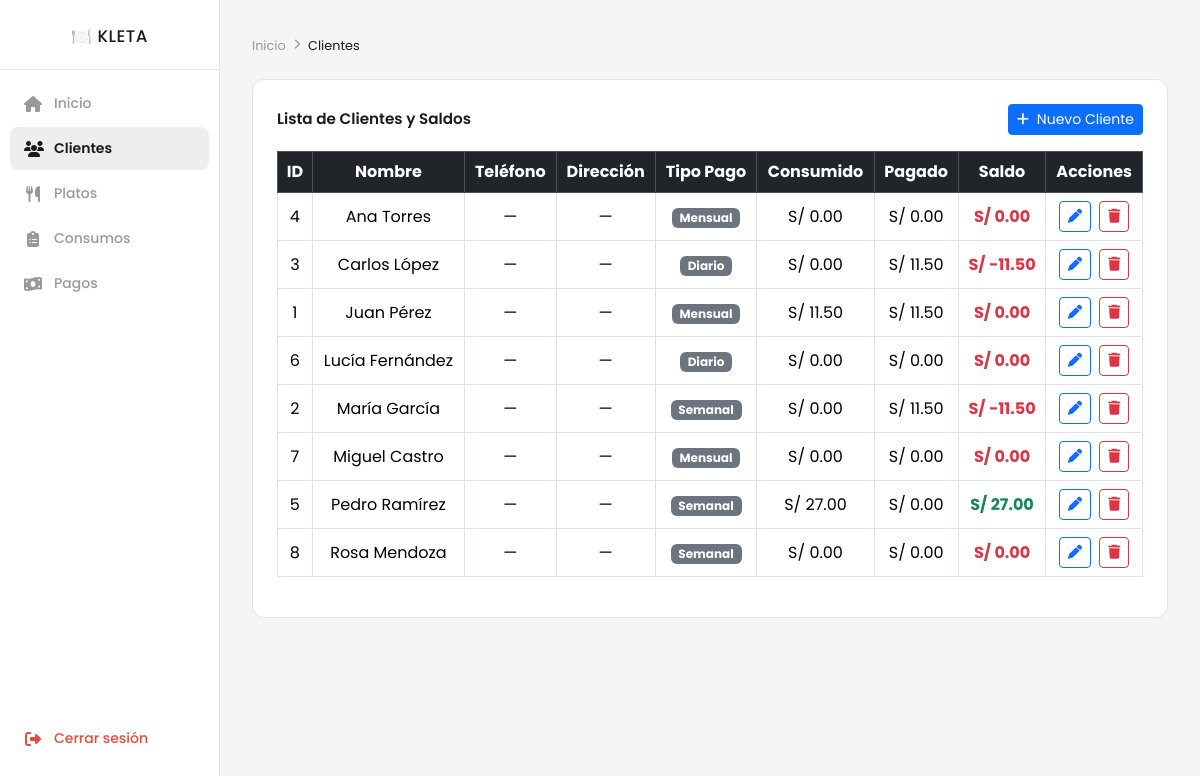
Screenshot of /clientes (signed in) with the database file from the repository.
### tables this page shows
CREATE TABLE clientes (
    id         INT AUTO_INCREMENT PRIMARY KEY,
    nombre     VARCHAR(100) NOT NULL,
    telefono   VARCHAR(15),
    direccion  VARCHAR(200),
    tipo_pago  ENUM('diario', 'semanal', 'mensual') NOT NULL DEFAULT 'diario',
    creado_en  TIMESTAMP DEFAULT CURRENT_TIMESTAMP
);

### app/core/Controller.php (called while the page is built, shortened)
<?php
class Controller {
    protected function view(string $vista, array $datos = []): void {
        extract($datos);
        require_once __DIR__ . '/../views/' . $vista . '.php';
    }
}

### app/controllers/ClientesController.php (called while the page is built, shortened)
<?php
require_once __DIR__ . '/../core/Controller.php';
require_once __DIR__ . '/../models/Cliente.php';
class ClientesController extends Controller {
    public function index(): void {
        $clientes = (new Cliente())->obtenerSaldos();
        $this->view('clientes/index', [
            'usuario'  => $_SESSION['usuario'],
            'clientes' => $clientes,
        ]);
    }
}

### app/core/Router.php (called while the page is built, shortened)
<?php
class Router {
    public function run(): void {
        $url = $_GET['url'] ?? '';
        $url = filter_var(trim($url, '/'), FILTER_SANITIZE_URL);
        $partes = explode('/', $url);
        $metodo = !empty($partes[1]) ? $partes[1] : 'index';
        $params  = array_slice($partes, 2);
        $controller = new $nombreController();
        $controller->$metodo(...$params);
    }
}

### app/core/App.php (called while the page is built, shortened)
<?php
require_once __DIR__ . '/Router.php';
class App {
    public function run(): void {
        $router = new Router();
        $router->run();
    }
}

### app/index.php (called while the page is built, shortened)
<?php
require_once __DIR__ . '/core/App.php';
(new App())->run();

### app/core/Database.php (called while the page is built)
<?php
class Database {
    private static ?PDO $connection = null;
    public static function getConnection(): PDO {
        if (self::$connection === null) {
            $dns = "mysql:host=" . DB_HOST . ";port=" . DB_PORT . ";dbname=" . DB_NAME . ";charset=utf8mb4";
            self::$connection = new PDO($dns, DB_USER, DB_PASS, [
                PDO::ATTR_ERRMODE            => PDO::ERRMODE_EXCEPTION,
                PDO::ATTR_DEFAULT_FETCH_MODE => PDO::FETCH_ASSOC,
            ]);
        }
        return self::$connection;
    }
}

### app/models/Cliente.php (called while the page is built, shortened)
<?php
require_once __DIR__ . '/../core/Database.php';
class Cliente {
    private PDO $db;
    public function __construct() {
        $this->db = Database::getConnection();
    }
    public function obtenerSaldos(): array {
        $sql = "
            SELECT
                c.id,
                c.nombre,
                c.tipo_pago,
                COALESCE(SUM(cn.cantidad * cn.precio_unit), 0)  AS total_consumido,
                COALESCE((SELECT SUM(p.monto) FROM pagos p WHERE p.cliente_id = c.id), 0) AS total_pagado,
                COALESCE(SUM(cn.cantidad * cn.precio_unit), 0)
                    - COALESCE((SELECT SUM(p.monto) FROM pagos p WHERE p.cliente_id = c.id), 0) AS saldo_pendiente
            FROM clientes c
            LEFT JOIN consumos cn ON cn.cliente_id = c.id
            GROUP BY c.id, c.nombre, c.tipo_pago
            ORDER BY c.nombre ASC
        ";
        $stmt = $this->db->prepare($sql);
        $stmt->execute();
        return $stmt->fetchAll();
    }
}

### app/views/clientes/index.php (the view, shortened to what this page needs)
<!DOCTYPE html>
<html lang="es">
<head>
    <link rel="stylesheet" href="https://cdnjs.cloudflare.com/ajax/libs/font-awesome/6.7.2/css/all.min.css">
    <link rel="stylesheet" href="https://cdn.jsdelivr.net/npm/bootstrap@5.3.8/dist/css/bootstrap.min.css">
    <link rel="stylesheet" href="<?php echo BASE_URL; ?>/public/css/dashboard.css">
</head>
<body>
<?php include __DIR__ . '/../layouts/sidebar.php'; ?>
<main>
    <nav class="breadcrumb">
        <span>Inicio</span>
        <i class="fa-solid fa-chevron-right"></i>
        <span id="breadcrumb-page">Clientes</span>
    </nav>
    <div class="main-content">
        <div class="d-flex justify-content-between align-items-center mb-3">
            <p class="mb-0">Lista de Clientes y Saldos</p>
            <a href="<?php echo BASE_URL; ?>/clientes/crear" class="btn btn-sm btn-primary">
                <i class="fa-solid fa-plus me-1"></i> Nuevo Cliente
            </a>
        </div>
        <div class="table-responsive">
            <?php if (empty($clientes)): ?>
                <p class="text-muted">No hay clientes registrados.</p>
            <?php else: ?>
                <table class="table table-bordered text-center align-middle">
                    <thead class="table-dark">
                        <tr>
                            <th>ID</th>
                            <th>Nombre</th>
                            <th>Teléfono</th>
                            <th>Dirección</th>
                            <th>Tipo Pago</th>
                            <th>Consumido</th>
                            <th>Pagado</th>
                            <th>Saldo</th>
                            <th>Acciones</th>
                        </tr>
                    </thead>
                    <tbody>
                        <?php foreach ($clientes as $c): ?>
                            <tr>
                                <td><?php echo $c['id']; ?></td>
                                <td><?php echo htmlspecialchars($c['nombre']); ?></td>
                                <td><?php echo htmlspecialchars($c['telefono'] ?? '—'); ?></td>
                                <td><?php echo htmlspecialchars($c['direccion'] ?? '—'); ?></td>
                                <td><span class="badge bg-secondary"><?php echo ucfirst($c['tipo_pago']); ?></span></td>
                                <td>S/ <?php echo number_format($c['total_consumido'], 2); ?></td>
                                <td>S/ <?php echo number_format($c['total_pagado'], 2); ?></td>
                                <td>
                                    <?php $saldo = $c['saldo_pendiente']; ?>
                                    <span class="fw-bold <?php echo $saldo > 0 ? 'text-success' : 'text-danger'; ?>">
                                        S/ <?php echo number_format($saldo, 2); ?>
                                    </span>
                                </td>
                                <td>
                                    <a href="<?php echo BASE_URL; ?>/clientes/editar/<?php echo $c['id']; ?>"
                                       class="btn btn-sm btn-outline-primary me-1">
                                        <i class="fa-solid fa-pen"></i>
                                    </a>
                                    <a href="<?php echo BASE_URL; ?>/clientes/eliminar/<?php echo $c['id']; ?>"
                                       class="btn btn-sm btn-outline-danger"
                                       onclick="return confirm('¿Eliminar este cliente?')">
                                        <i class="fa-solid fa-trash"></i>
                                    </a>
                                </td>
                            </tr>
                        <?php endforeach; ?>
                    </tbody>
                </table>
            <?php endif; ?>
        </div>
    </div>
</main>
</body>
</html>

### public/css/dashboard.css (style rules this page uses)
* { margin: 0; padding: 0; box-sizing: border-box; }
:root { --bg: #f5f5f5; --text: #1a1a1a; --sidebar-w: 220px; --sidebar-bg: #ffffff; --sidebar-line: rgba(0, 0, 0, 0.1); --muted: #999; --accent: #4f46e5; --topbar-h: 56px; --danger: #e74c3c; }
body { font-family: 'Poppins', sans-serif; background-color: var(--bg); color: var(--text); }
main { margin-top: var(--topbar-h); padding: 28px 24px; min-height: 100vh; }
.breadcrumb { display: flex; align-items: center; gap: 8px; font-size: 0.8rem; color: var(--muted); margin-bottom: 24px; }
.breadcrumb i { font-size: 0.65rem; }
.main-content { background: #fff; border-radius: 12px; padding: 24px; border: 1px solid var(--sidebar-line); }
.main-content p { font-weight: 600; font-size: 0.95rem; margin-bottom: 16px; }
#breadcrumb-page { color: var(--text); }
@media (min-width: 768px) { main { margin-top: 0; margin-left: var(--sidebar-w); padding: 36px 32px; } }

### rows the page displays
clientes: id "4", nombre "Ana Torres", telefono "—", direccion "—", tipo_pago "Mensual", total_consumido "0.00", total_pagado "0.00", saldo "0.00"
clientes: id "3", nombre "Carlos López", telefono "—", direccion "—", tipo_pago "Diario", total_consumido "0.00", total_pagado "11.50", saldo "-11.50"
clientes: id "1", nombre "Juan Pérez", telefono "—", direccion "—", tipo_pago "Mensual", total_consumido "11.50", total_pagado "11.50", saldo "0.00"
clientes: id "6", nombre "Lucía Fernández", telefono "—", direccion "—", tipo_pago "Diario", total_consumido "0.00", total_pagado "0.00", saldo "0.00"
clientes: id "2", nombre "María García", telefono "—", direccion "—", tipo_pago "Semanal", total_consumido "0.00", total_pagado "11.50", saldo "-11.50"
clientes: id "7", nombre "Miguel Castro", telefono "—", direccion "—", tipo_pago "Mensual", total_consumido "0.00", total_pagado "0.00", saldo "0.00"
clientes: id "5", nombre "Pedro Ramírez", telefono "—", direccion "—", tipo_pago "Semanal", total_consumido "27.00", total_pagado "0.00", saldo "27.00"
clientes: id "8", nombre "Rosa Mendoza", telefono "—", direccion "—", tipo_pago "Semanal", total_consumido "0.00", total_pagado "0.00", saldo "0.00"
